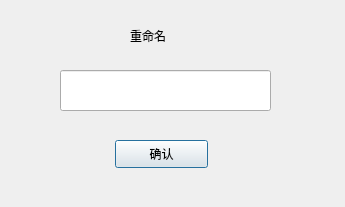
<?xml version="1.0" encoding="UTF-8"?>
<ui version="4.0">
 <class>NewFile</class>
 <widget class="QDialog" name="NewFile">
  <property name="geometry">
   <rect>
    <x>0</x>
    <y>0</y>
    <width>345</width>
    <height>207</height>
   </rect>
  </property>
  <property name="windowTitle">
   <string>Dialog</string>
  </property>
  <widget class="QLineEdit" name="lineEdit">
   <property name="geometry">
    <rect>
     <x>60</x>
     <y>70</y>
     <width>211</width>
     <height>41</height>
    </rect>
   </property>
  </widget>
  <widget class="QPushButton" name="pushButton">
   <property name="geometry">
    <rect>
     <x>115</x>
     <y>140</y>
     <width>93</width>
     <height>28</height>
    </rect>
   </property>
   <property name="text">
    <string>确认</string>
   </property>
  </widget>
  <widget class="QLabel" name="label">
   <property name="geometry">
    <rect>
     <x>130</x>
     <y>20</y>
     <width>61</width>
     <height>31</height>
    </rect>
   </property>
   <property name="styleSheet">
    <string notr="true">font: 12pt &quot;华光中雅_CNKI&quot;;</string>
   </property>
   <property name="text">
    <string>重命名</string>
   </property>
  </widget>
 </widget>
 <resources/>
 <connections/>
</ui>
